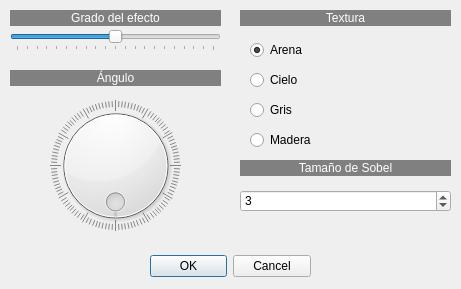
<?xml version="1.0" encoding="UTF-8"?>
<ui version="4.0">
 <class>Bajorrelieve</class>
 <widget class="QDialog" name="Bajorrelieve">
  <property name="windowModality">
   <enum>Qt::WindowModality::WindowModal</enum>
  </property>
  <property name="geometry">
   <rect>
    <x>0</x>
    <y>0</y>
    <width>461</width>
    <height>289</height>
   </rect>
  </property>
  <property name="windowTitle">
   <string>Bajorrelieve</string>
  </property>
  <widget class="QDialogButtonBox" name="buttonBox">
   <property name="geometry">
    <rect>
     <x>150</x>
     <y>250</y>
     <width>161</width>
     <height>32</height>
    </rect>
   </property>
   <property name="orientation">
    <enum>Qt::Orientation::Horizontal</enum>
   </property>
   <property name="standardButtons">
    <set>QDialogButtonBox::StandardButton::Cancel|QDialogButtonBox::StandardButton::Ok</set>
   </property>
  </widget>
  <widget class="QSlider" name="horizontalSlider">
   <property name="geometry">
    <rect>
     <x>10</x>
     <y>30</y>
     <width>211</width>
     <height>21</height>
    </rect>
   </property>
   <property name="minimum">
    <number>0</number>
   </property>
   <property name="maximum">
    <number>200</number>
   </property>
   <property name="pageStep">
    <number>10</number>
   </property>
   <property name="value">
    <number>100</number>
   </property>
   <property name="orientation">
    <enum>Qt::Orientation::Horizontal</enum>
   </property>
   <property name="tickPosition">
    <enum>QSlider::TickPosition::TicksBelow</enum>
   </property>
   <property name="tickInterval">
    <number>10</number>
   </property>
  </widget>
  <widget class="QLabel" name="label">
   <property name="geometry">
    <rect>
     <x>10</x>
     <y>10</y>
     <width>211</width>
     <height>16</height>
    </rect>
   </property>
   <property name="styleSheet">
    <string notr="true">background-color: rgb(128, 128, 128);
color: rgb(255, 255, 255);</string>
   </property>
   <property name="text">
    <string>Grado del efecto</string>
   </property>
   <property name="alignment">
    <set>Qt::AlignmentFlag::AlignCenter</set>
   </property>
  </widget>
  <widget class="QLabel" name="label_2">
   <property name="geometry">
    <rect>
     <x>10</x>
     <y>70</y>
     <width>211</width>
     <height>16</height>
    </rect>
   </property>
   <property name="styleSheet">
    <string notr="true">background-color: rgb(128, 128, 128);
color: rgb(255, 255, 255);</string>
   </property>
   <property name="text">
    <string>Ángulo</string>
   </property>
   <property name="alignment">
    <set>Qt::AlignmentFlag::AlignCenter</set>
   </property>
  </widget>
  <widget class="QDial" name="dial">
   <property name="geometry">
    <rect>
     <x>50</x>
     <y>100</y>
     <width>131</width>
     <height>131</height>
    </rect>
   </property>
   <property name="maximum">
    <number>360</number>
   </property>
   <property name="wrapping">
    <bool>true</bool>
   </property>
   <property name="notchTarget">
    <double>3.000000000000000</double>
   </property>
   <property name="notchesVisible">
    <bool>true</bool>
   </property>
  </widget>
  <widget class="QLabel" name="label_3">
   <property name="geometry">
    <rect>
     <x>240</x>
     <y>10</y>
     <width>211</width>
     <height>16</height>
    </rect>
   </property>
   <property name="styleSheet">
    <string notr="true">background-color: rgb(128, 128, 128);
color: rgb(255, 255, 255);</string>
   </property>
   <property name="text">
    <string>Textura</string>
   </property>
   <property name="alignment">
    <set>Qt::AlignmentFlag::AlignCenter</set>
   </property>
  </widget>
  <widget class="QRadioButton" name="radioButton">
   <property name="geometry">
    <rect>
     <x>250</x>
     <y>40</y>
     <width>89</width>
     <height>20</height>
    </rect>
   </property>
   <property name="text">
    <string>Arena</string>
   </property>
   <property name="checked">
    <bool>true</bool>
   </property>
  </widget>
  <widget class="QRadioButton" name="radioButton_2">
   <property name="geometry">
    <rect>
     <x>250</x>
     <y>70</y>
     <width>89</width>
     <height>20</height>
    </rect>
   </property>
   <property name="text">
    <string>Cielo</string>
   </property>
  </widget>
  <widget class="QRadioButton" name="radioButton_3">
   <property name="geometry">
    <rect>
     <x>250</x>
     <y>100</y>
     <width>89</width>
     <height>20</height>
    </rect>
   </property>
   <property name="text">
    <string>Gris</string>
   </property>
  </widget>
  <widget class="QRadioButton" name="radioButton_4">
   <property name="geometry">
    <rect>
     <x>250</x>
     <y>130</y>
     <width>89</width>
     <height>20</height>
    </rect>
   </property>
   <property name="text">
    <string>Madera</string>
   </property>
  </widget>
  <widget class="QLabel" name="label_4">
   <property name="geometry">
    <rect>
     <x>240</x>
     <y>160</y>
     <width>211</width>
     <height>16</height>
    </rect>
   </property>
   <property name="styleSheet">
    <string notr="true">background-color: rgb(128, 128, 128);
color: rgb(255, 255, 255);</string>
   </property>
   <property name="text">
    <string>Tamaño de Sobel</string>
   </property>
   <property name="alignment">
    <set>Qt::AlignmentFlag::AlignCenter</set>
   </property>
  </widget>
  <widget class="QSpinBox" name="spinBox">
   <property name="geometry">
    <rect>
     <x>240</x>
     <y>190</y>
     <width>211</width>
     <height>22</height>
    </rect>
   </property>
   <property name="minimum">
    <number>1</number>
   </property>
   <property name="maximum">
    <number>31</number>
   </property>
   <property name="singleStep">
    <number>2</number>
   </property>
   <property name="value">
    <number>3</number>
   </property>
  </widget>
 </widget>
 <resources/>
 <connections>
  <connection>
   <sender>buttonBox</sender>
   <signal>accepted()</signal>
   <receiver>Bajorrelieve</receiver>
   <slot>accept()</slot>
   <hints>
    <hint type="sourcelabel">
     <x>248</x>
     <y>254</y>
    </hint>
    <hint type="destinationlabel">
     <x>157</x>
     <y>274</y>
    </hint>
   </hints>
  </connection>
  <connection>
   <sender>buttonBox</sender>
   <signal>rejected()</signal>
   <receiver>Bajorrelieve</receiver>
   <slot>reject()</slot>
   <hints>
    <hint type="sourcelabel">
     <x>316</x>
     <y>260</y>
    </hint>
    <hint type="destinationlabel">
     <x>286</x>
     <y>274</y>
    </hint>
   </hints>
  </connection>
 </connections>
</ui>
